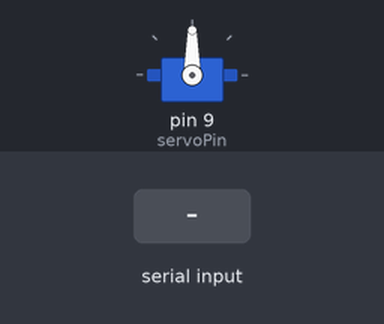
Simulated run of this sketch. Board: Arduino Uno, built with avr-gcc and run on an emulated ATmega328P. Parts: servo. The test bench sets the inputs (shaded band).

Above: at 1.2 s.
1.3 s: "90,45\n" received over Serial
At 2.1 s:
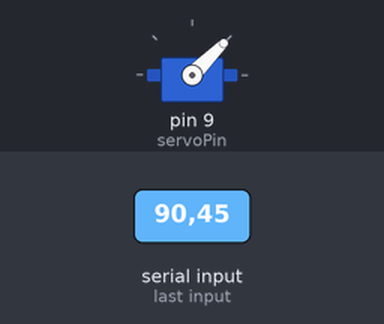
At 3.2 s:
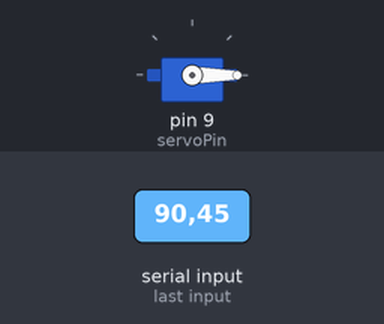
3.8 s: "30,150\n" received over Serial
At 4.2 s:
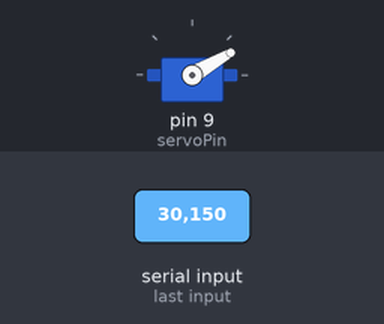
Timing chart, 0 to 6.8 s (numbered marks = the images above; inputs shaded):
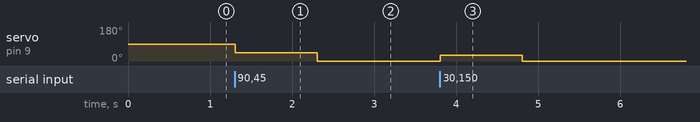

Measured:
- after the input at 1.3 s, servo on pin 9 (servoPin): 90° → 45° at once, → 0° 1.0 s later
- after the input at 3.8 s, servo on pin 9 (servoPin): 0° → 30° at once, → 0° 1.0 s later

The sketch:

FEEDFISH.ino
```cpp
#include <Servo.h>

Servo servoMotor;  // Create a servo object to control the servo motor
int servoPin = 9;  // The pin number to which the servo signal wire is connected

void setup() {
  servoMotor.attach(servoPin);  // Attach the servo object to the pin
  Serial.begin(9600);  // Start serial communication at 9600 baud rate
}

void loop() {
  if (Serial.available() > 0) {
    int angle = Serial.parseInt();  // Read the angle value from serial input
    if (angle >= 0 && angle <= 90) {
      servoMotor.write(angle);  // Move the servo to the specified angle
    }
  }
}
```
